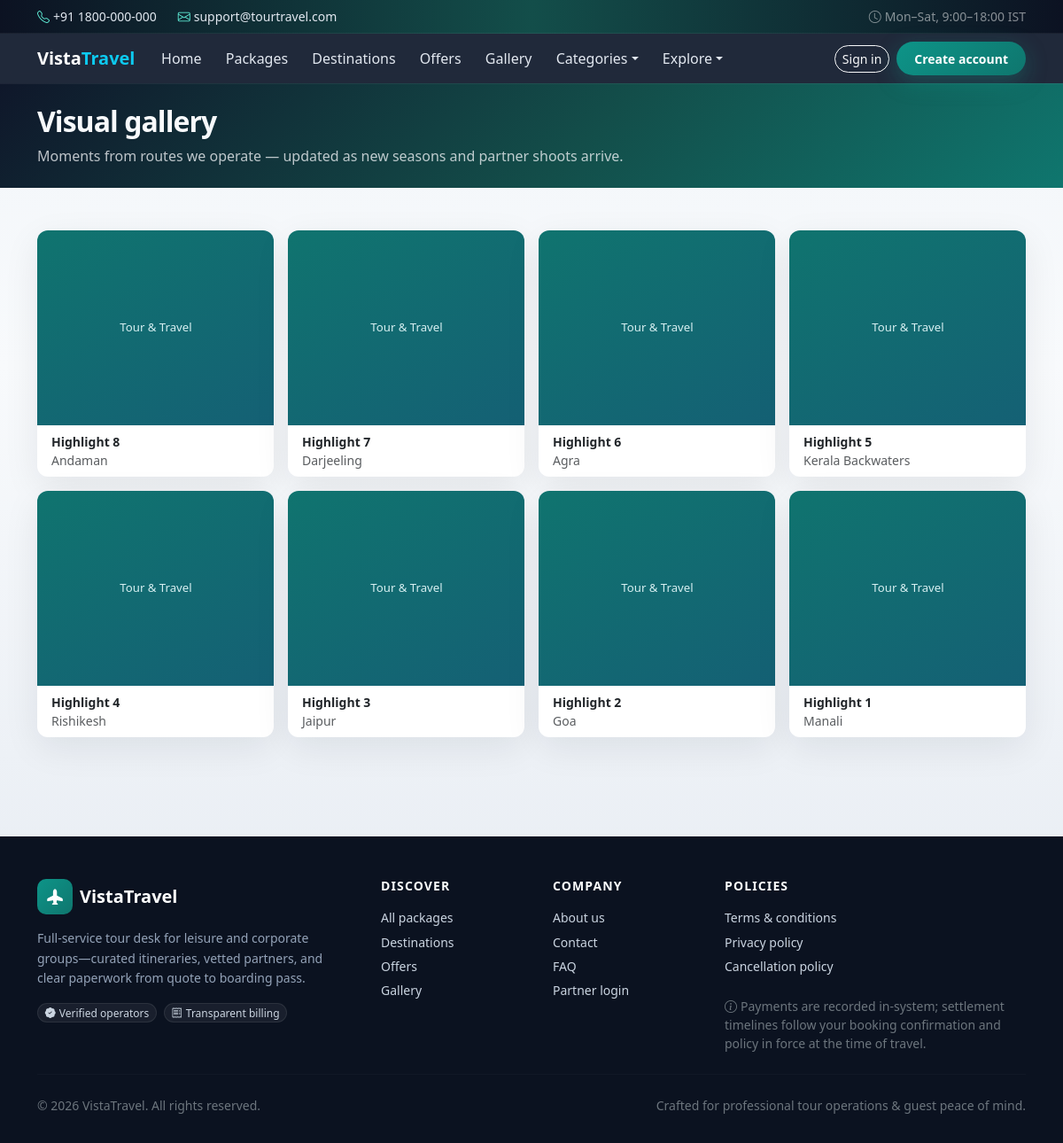
The page /gallery on the database its author committed.
### app/models.py (models this page shows)
class GalleryImage(db.Model):
    __tablename__ = "gallery"
    id = db.Column(db.Integer, primary_key=True)
    title = db.Column(db.String(160))
    image_path = db.Column(db.String(255), nullable=False)
    destination_id = db.Column(db.Integer, db.ForeignKey("destinations.id"))
    package_id = db.Column(db.Integer, db.ForeignKey("tour_packages.id"))
    is_visible = db.Column(db.Boolean, default=True)
    created_at = db.Column(db.DateTime, default=utcnow)
    destination = db.relationship("Destination", backref="gallery_items")
    package = db.relationship("TourPackage", backref="gallery_items")

class Destination(db.Model):
    __tablename__ = "destinations"
    id = db.Column(db.Integer, primary_key=True)
    name = db.Column(db.String(160), nullable=False, index=True)
    state = db.Column(db.String(120), index=True)
    city = db.Column(db.String(120))
    short_description = db.Column(db.String(500))
    full_description = db.Column(db.Text)
    image = db.Column(db.String(255))
    best_season = db.Column(db.String(200))
    travel_duration_info = db.Column(db.String(300))
    category_id = db.Column(db.Integer, db.ForeignKey("categories.id"))
    created_at = db.Column(db.DateTime, default=utcnow)
    updated_at = db.Column(db.DateTime, default=utcnow, onupdate=utcnow)
    category = db.relationship("Category", backref="destinations")
    packages = db.relationship("TourPackage", backref="destination", lazy="dynamic")

### app/public_routes.py (the view)
@public_bp.route("/gallery")
def gallery_page():
    items = GalleryImage.query.filter_by(is_visible=True).order_by(GalleryImage.id.desc()).all()
    return render_template("public/gallery.html", items=items)

### app/templates/public/gallery.html (shortened to what this page needs)
{% extends 'base_public.html' %}
{% from '_macros.html' import static_img %}
{% block content %}
<section class="tt-page-hero py-4">
  <div class="container">
    <h1 class="h2 fw-bold mb-2">Visual gallery</h1>
    <p class="tt-page-hero-lead mb-0">Moments from routes we operate — updated as new seasons and partner shoots arrive.</p>
  </div>
</section>
<div class="container py-5">
  <div class="row g-3">
    {% for g in items %}
      <div class="col-6 col-md-4 col-lg-3">
        <div class="card card-tt border-0 overflow-hidden h-100">
          <div class="position-relative">
            <img src="{{ static_img(g.image_path) }}" class="w-100" style="height:220px;object-fit:cover" alt="">
          </div>
          <div class="card-body py-2">
            <p class="small fw-semibold mb-0 text-truncate">{{ g.title or 'Gallery image' }}</p>
            {% if g.destination %}<p class="small text-muted mb-0">{{ g.destination.name }}</p>{% endif %}
          </div>
        </div>
      </div>
    {% else %}
      <p class="text-muted">Gallery images will appear here.</p>
    {% endfor %}
  </div>
</div>
{% endblock %}

### app/static/css/theme.css (style rules this page uses)
:root { --tt-teal: #0d9488; --tt-teal-dark: #0f766e; --tt-navy: #0f172a; --tt-sand: #f8fafc; --tt-accent: #f59e0b; --tt-mint: #5eead4; --tt-radius: 12px; --tt-shadow: 0 12px 40px rgba(15, 23, 42, 0.08); --tt-shadow-sm: 0 4px 20px rgba(15, 23, 42, 0.06); --admin-sidebar-w: 272px; --admin-accent: #2dd4bf; --admin-heading: #0f172a; --admin-muted: #64748b; }
body { font-family: "Segoe UI", system-ui, -apple-system, Roboto, "Helvetica Neue", Arial, sans-serif; color: #1e293b; background: linear-gradient(180deg, #f1f5f9 0%, var(--tt-sand) 32%, #e2e8f0 100%); background-attachment: fixed; min-height: 100vh; }
.tt-page-hero { background: linear-gradient(135deg, #0f172a 0%, #134e4a 55%, #0f766e 100%); color: #f8fafc; padding: 2.5rem 0 2rem; margin-bottom: 0; }
.tt-page-hero h1 { font-weight: 700; letter-spacing: -0.03em; }
.tt-page-hero .tt-page-hero-lead { color: rgba(248, 250, 252, 0.75); max-width: 42rem; }
.card-tt { border: none; border-radius: var(--tt-radius); box-shadow: var(--tt-shadow); transition: transform 0.2s ease, box-shadow 0.2s ease; overflow: hidden; }

### rows shown on the page
GalleryImage: image_path (placeholder picture), title "Highlight 8", destination.name "Andaman"
GalleryImage: image_path (placeholder picture), title "Highlight 7", destination.name "Darjeeling"
GalleryImage: image_path (placeholder picture), title "Highlight 6", destination.name "Agra"
GalleryImage: image_path (placeholder picture), title "Highlight 5", destination.name "Kerala Backwaters"
GalleryImage: image_path (placeholder picture), title "Highlight 4", destination.name "Rishikesh"
GalleryImage: image_path (placeholder picture), title "Highlight 3", destination.name "Jaipur"
GalleryImage: image_path (placeholder picture), title "Highlight 2", destination.name "Goa"
GalleryImage: image_path (placeholder picture), title "Highlight 1", destination.name "Manali"
